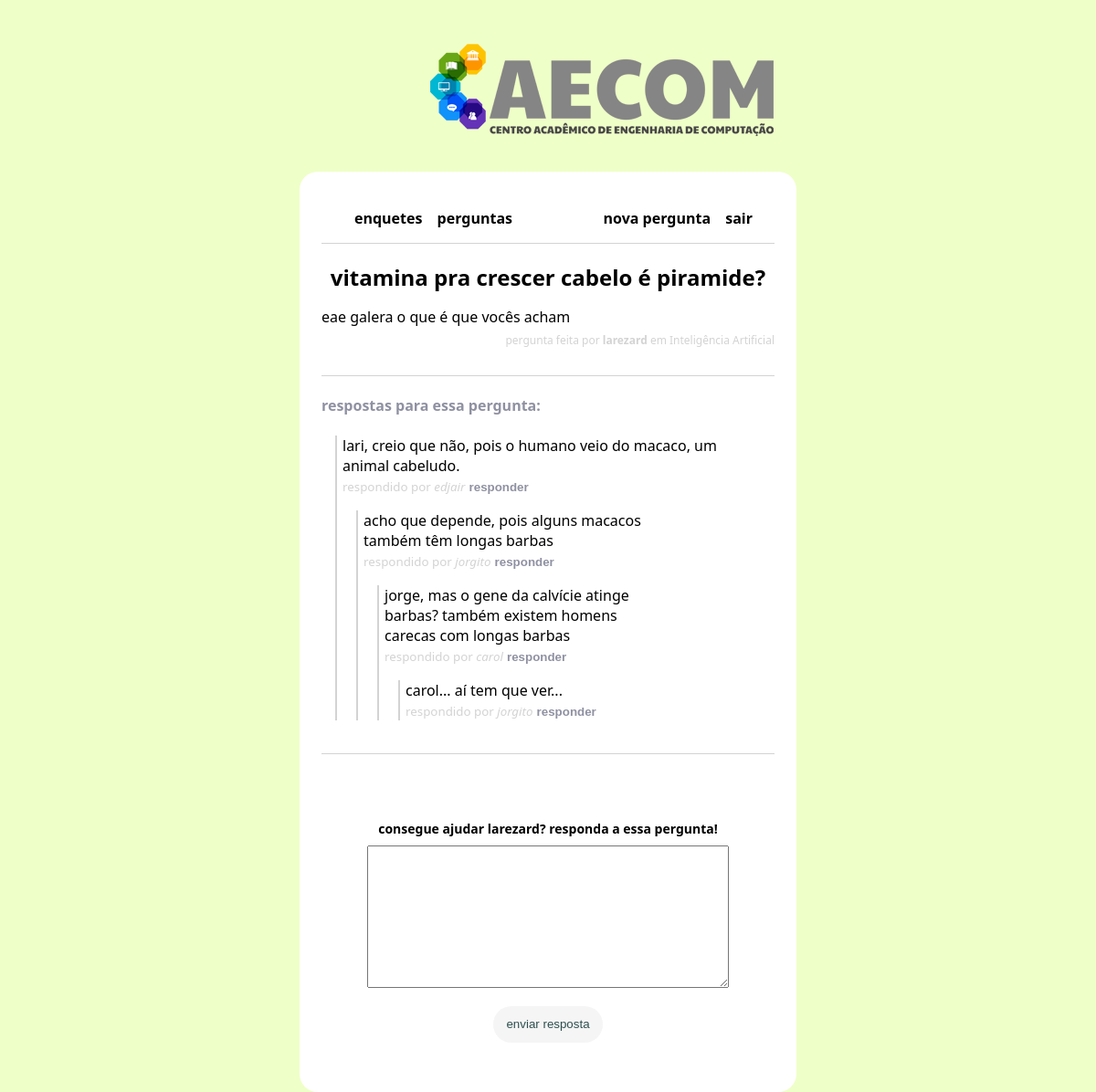
/questao/10 (signed in), run on an earlier commit of the app's database.
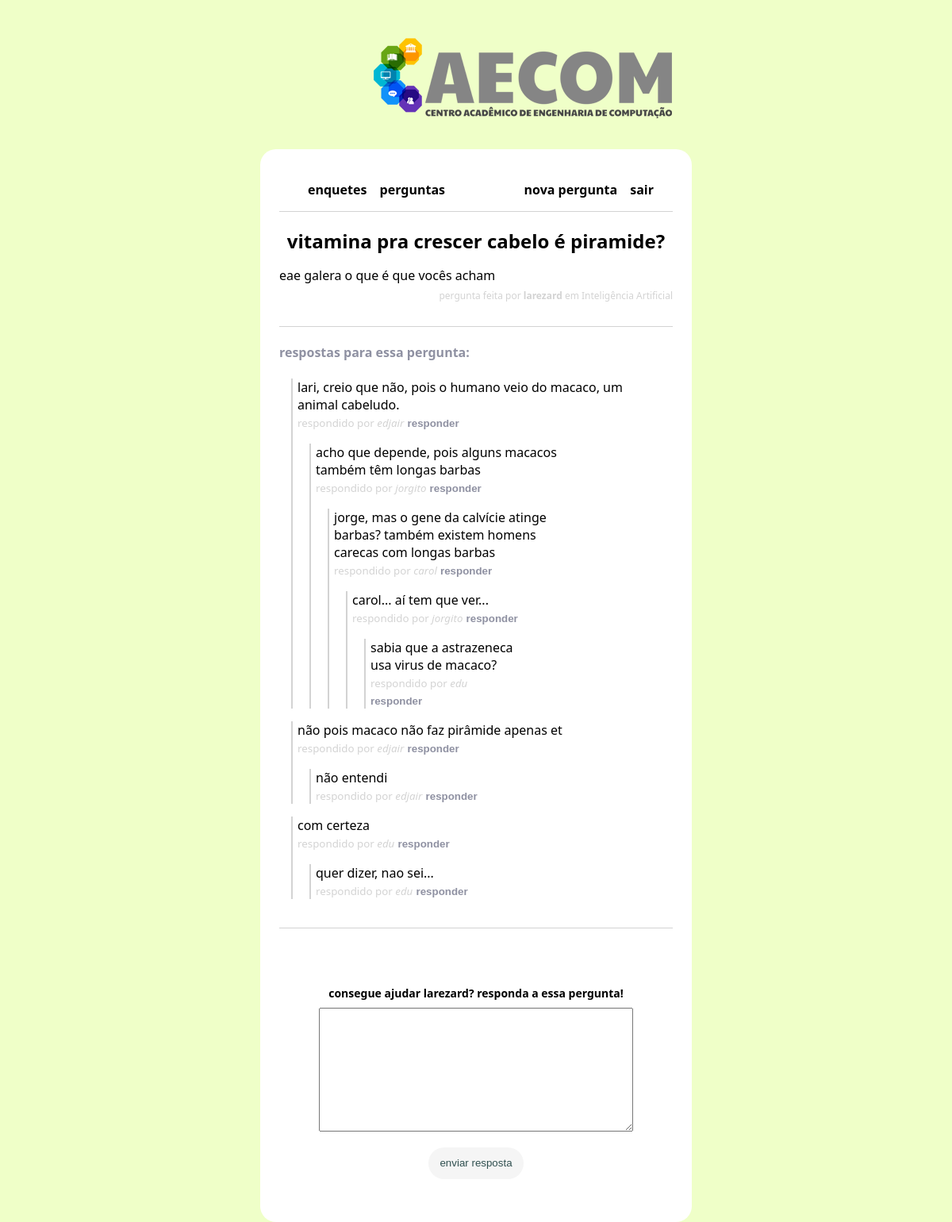
And on a later commit of the database.
### main/models.py (models this page shows, shortened)
class Questao(models.Model):
    area_choices = [
        ["Matemática", "Matemática"],
        ["Hardware", "Hardware"],
        ["Software", "Software"],
        ["Inteligência Artificial", "Inteligência Artificial"],
        ["Lógica", "Lógica"],
        ["Programação", "Programação"],
        ["Física", "Física"],
        ["Química", "Química"],
        ["Ciclo Básico", "Ciclo Básico"]
    ]
    author = models.ForeignKey(User, null=False, on_delete=models.CASCADE)
    title = models.CharField(max_length=200, null=False)
    body = models.TextField(null=False)
    area = models.CharField(max_length=200, choices=area_choices, null=False, default='Ciclo Básico')
    created_at = models.DateTimeField(auto_now_add=True)
    updated_at = models.DateTimeField(auto_now=True)
    def get_responses(self):
        return self.responses.filter(parent=None)

class Resposta(models.Model):
    user = models.ForeignKey(User, null=False, on_delete=models.CASCADE)
    question = models.ForeignKey(Questao, null=False, on_delete=models.CASCADE, related_name='responses')
    parent = models.ForeignKey('self', null=True, blank=True, on_delete=models.CASCADE)
    body = models.TextField(null=False)
    created_at = models.DateTimeField(auto_now_add=True)
    updated_at = models.DateTimeField(auto_now=True)
    def get_responses(self):
        return Resposta.objects.filter(parent=self)

### main/views.py (the view, shortened to what this page needs)
# urls.py: path('questao/<int:id>', views.questionPage, name='question'),
@login_required(login_url='login')
def questionPage(request, id):
    response_form = NewResponseForm()
    reply_form = NewReplyForm()
    question = Questao.objects.get(id=id)
    context = {
        'question': question,
        'response_form': response_form,
        'reply_form':  reply_form,
    }
    return render(request, 'question.html', context)

### main/forms.py
class NewResponseForm(forms.ModelForm):
    class Meta:
        model = Resposta
        fields = ['body']

class NewReplyForm(forms.ModelForm):
    class Meta:
        model = Resposta
        fields = ['body']
        widgets = {
            'body': forms.Textarea(attrs={
                'rows': 2,
                'placeholder': 'no que você está pensando?'
            })
        }

### main/templates/question.html (shortened to what this page needs)
{% extends 'layouts/page.html' %}
{% block content %}
<div class="page question-page">
<h2 class="question-title">{{question.title}}</h2>
<p class="question-body">{{question.body}}</p>
<small class="question-author">pergunta feita por <b>{{question.author.username}}</b> em {{question.area}}</small>
<div class="responses-container">
    <h4 class="responses-container-heading">respostas para essa pergunta:</h4>
    {% if not question.responses.all %}
        <p class="no-responses-text">ainda não há respostas para essa pergunta</p>
    {% else %}
        {% for response in question.get_responses %}
            {% include 'components/response.html' with response=response%}
        {% endfor %}
    {% endif %}
</div>
{% if user.is_authenticated %}
<form method="POST" action="" class="response-form">
    <div class="fieldWrapper">
        <div class="help-me-response"><label for="{{response_form.body.id_for_label}}">consegue ajudar {{question.author.username}}? responda a essa pergunta!</label></div>
        {{response_form.body}}
    </div>
    <input type="submit" value="enviar resposta" class="submit-button"/>
</form>
{% endif %}
</div>
{% endblock %}

### main/templates/layouts/page.html (shortened to what this page needs)
{% load static %}
<!DOCTYPE html>
<html lang="pt-br" dir="ltr">
    <head>
        <link rel="stylesheet" type="text/css" href="{% static 'css/styles.css' %}?{% now 'U' %}"/>
    </head>
    <body>
        <div class="name">
            <img src = "{% static 'images/logopb.png' %}" class="logo-pb" />
        </div>
        <div class="main">
        {% include 'navbar.html' %}
        {% block content %}
        {% endblock %}
    </div>
    </body>
</html>

### main/templates/navbar.html
<nav class="navbar">
    <div class="main-menu">
        <ul>
            <li><a href="{% url 'polls-all' %}">enquetes</a></li>
            <li><a href="{% url 'topics' %}">perguntas</a></li>
        </ul>
    </div>
    <div class="user-menu">
        <ul>
            {% if user.is_authenticated %}
            <li><a href="{% url 'new-question' %}">nova pergunta</a></li>
            <li><a href="{% url 'logout' %}">sair</a></li>
            {% else %}
            <li><a href="{% url 'login' %}">entrar</a></li>
            <li><a href="{% url 'register' %}">solicitar acesso</a></li>
            {% endif %}
        </ul>
    </div>
</nav>

### main/templates/components/response.html (shortened to what this page needs)
<blockquote id="{{response.id}}">
    <p class="response-body">{{response.body}}</p>
    <small class="response-author">respondido por <i>{{response.user.username}}</i></small>
    {% if user.is_authenticated %}
        <button class="reply-button" onclick="handleReplyButton('{{response.id}}')"><b>responder</b></button>
    {% endif %}
    {% for children in response.get_responses %}
        {% include 'components/response.html' with response=children %}
    {% endfor %}
</blockquote>

### main/static/css/styles.css (style rules this page uses)
html, .name { position:relative; display: block; width: 50%; margin: 0 auto; height:100px; padding: 20px; flex: auto; }
body { font-family: 'Segoe UI'; background-color: #EFFFC8; }
.logo-pb { display: block; align-items: center; position:absolute; left: 0; right: 0; opacity: 100%; }
*, *::after, *::before { box-sizing: border-box; }
a { text-decoration: none; }
ul { list-style: none; padding: 0; }
blockquote { border-left: 2px solid lightgray; padding-left: 6px; margin-left: 15px }
.main { text-align: left; max-width: 800px; margin: 60px auto; padding: 24px; border-radius: 20px; background-color: white; }
.navbar { display: flex; flex-direction: row; justify-content: space-between; padding: 0 24px; border-bottom: 1px solid lightgray; }
.user-menu ul li a, .main-menu ul li a { color:black; font-weight: 700; transition: all 0.3s; }
.user-menu ul li, .main-menu ul li { display: inline; margin-left: 12px; }
.page { display: flex; flex-direction: column; }
.fieldWrapper { display: flex; flex-direction: column; margin: 20px; }
.fieldWrapper label { font-size: 14px; font-weight: 600; text-transform: lowercase; margin-bottom: 10px; }
.submit-button { display:block; width: 120px; height: 40px; border: none; border-radius: 20px; background-color: whitesmoke; color: darkslategray; margin: 0 auto; cursor: pointer; transition: all 1s; }
.question-title { font-weight: 900; margin: 20px auto 0 auto; }
.question-body { margin-bottom: 6px; text-align: justify; }
.question-author { font-size: 12px; color: lightgray; text-align: right; }
.responses-container { border-top: 1px solid lightgray; margin-top: 30px; }
.responses-container-heading { color: #8F91A2; }
.help-me-response { margin: 20px auto 0 auto; margin-bottom: 8px; }
.response-form { margin-top: 20px; border-top: 1px solid lightgray; padding: 30px; }
.response-body { margin: 0; }
.response-author { color:lightgray; }
.reply-button { background-color: transparent; border: none; padding: 0; text-transform: lowercase; color: #8F91A2; cursor: pointer; }

What changed in the data, as far as the page shows it:
added Resposta: body "sabia que a astrazeneca usa virus de macaco?", user.username "edu", shown under "carol... aí tem que ver..."
added Resposta: body "não pois macaco não faz pirâmide apenas et", user.username "edjair", shown under "respostas para essa pergunta:"
added Resposta: body "não entendi", user.username "edjair", shown under "não pois macaco não faz pirâmide apenas et"
added Resposta: body "com certeza", user.username "edu", shown under "respostas para essa pergunta:"
added Resposta: body "quer dizer, nao sei...", user.username "edu", shown under "com certeza"
